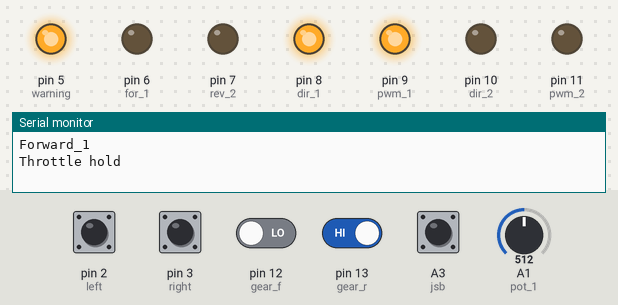
This sketch was run on a simulated Arduino Uno, built with avr-gcc and run on an emulated ATmega328P. Parts: output pins drawn as LEDs (lit = HIGH), the last lines printed to the serial monitor. The test bench sets the inputs (shaded band); at power-on: A3 (jsb), pin 2 (left), pin 3 (right), pin 13 (gear_r) HIGH, pin 12 (gear_f) LOW, A1 (pot_1) = 512. Pins used as bus, display or sensor lines are not drawn.

Above: at 1.8 s.
1.9 s: pin 2 (left) pulled LOW for 0.15 s
At 2.8 s:
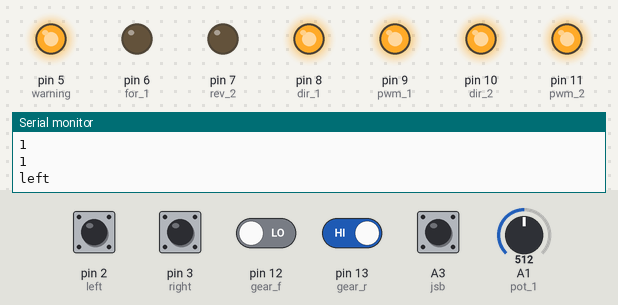
5.0 s: pin 3 (right) pulled LOW for 0.15 s
At 6.1 s:
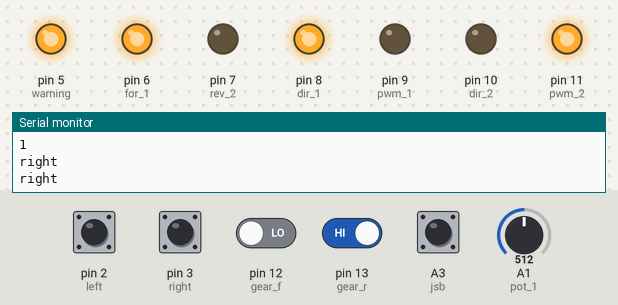
6.6 s: pin 12 (gear_f) driven HIGH
9.6 s: pin 13 (gear_r) driven LOW
At 10.8 s:
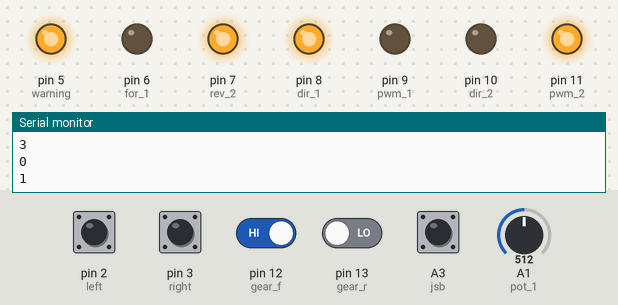
11.1 s: pin 2 (left) pulled LOW for 1 s
At 12.4 s:
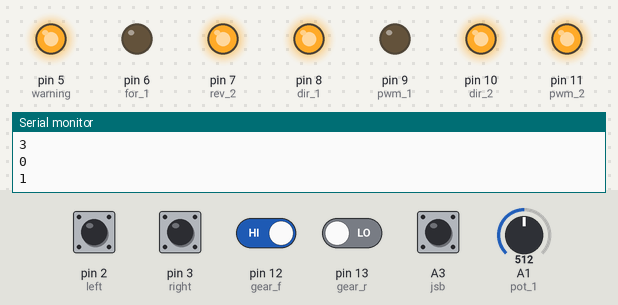
13.6 s: pin 3 (right) pulled LOW for 1 s
At 16.9 s:
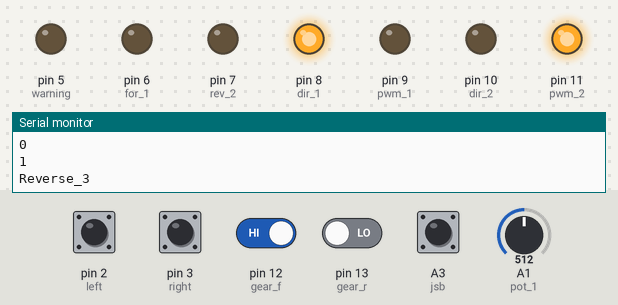
Timing chart, 0 to 18.4 s (numbered marks = the images above; inputs shaded):
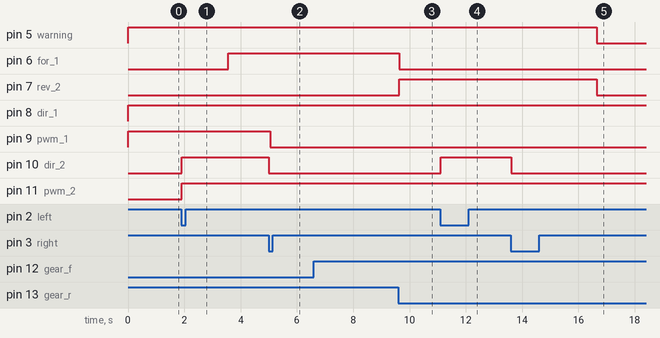

Measured:
- after the input at 1.9 s, pin 10 (dir_2), pin 11 (pwm_2): LOW → HIGH at once
- after the input at 5.0 s, pin 10 (dir_2): HIGH → LOW at once
- after the input at 9.6 s, pin 6 (for_1): HIGH → LOW after 0.03 s instead of 0.97 s; pin 7 (rev_2): LOW → HIGH at once; pin 9 (pwm_1): stays LOW (without the input it goes to HIGH after 0.97 s)
- after the input at 11.1 s, pin 10 (dir_2): LOW → HIGH at once
- after the input at 13.6 s, pin 10 (dir_2): HIGH → LOW at once

The sketch:

tettarella.ino
```cpp
//ughv

#define pot_1 A1
#define pot_2 A2
#define pot_3 A3
#define gear_f 12
#define gear_r 13
#define left 2
#define right 3
#define jsb A3


#define for_1 6
#define rev_2 7
#define dir_1 8
#define pwm_1 9
#define dir_2 10
#define pwm_2 11
#define warning 5
#define reset 4

int reading_3 = 0; //this is gear
int reading_4 = 0; //this is gear
int reading_5 = 0; //this is steer
int reading_6 = 0; //this is steer
int reading_7 = 0; //this is jsb

unsigned long start_gear = 0;
unsigned long stop_throttle = 0;
unsigned long start_gear_forward = 0;
unsigned long start_gear_reverse = 0;
unsigned long start_gear_f = 0;
unsigned long start_gear_r = 0;
unsigned long throttle_hold = 0;
unsigned long smonitor = 1000;

int forward = 1;
int neutral = 0;//this is gear remember
int reverse = 1;
int lastp012 = 1;
int reset_status = 0;
int throttle_hold_done = 0;
const long atwdelay1 = 3500; //start shifting
const long atwdelay2 = 7000; //delay for shifting stop & delay  for throttle &
const long serialdelay = 1000; //

void setup() {
    // define pin name
    digitalWrite(reset, HIGH);

pinMode(for_1, OUTPUT);
pinMode(rev_2, OUTPUT);
pinMode(dir_1, OUTPUT);
pinMode(dir_2, OUTPUT);
pinMode(pwm_1, OUTPUT);
pinMode(pwm_2, OUTPUT);
pinMode(warning, OUTPUT);
pinMode(reset, OUTPUT);
pinMode(pot_1,INPUT);
pinMode(pot_2,INPUT);
pinMode(gear_f,INPUT);
pinMode(gear_r,INPUT);
pinMode(left,INPUT);
pinMode(right,INPUT);
pinMode(jsb,INPUT_PULLUP);
Serial.begin(9600);
}
void loop()

{
unsigned long currentMillis = millis();

if (currentMillis>=serialdelay+smonitor)
{
  Serial.println(" ");
     Serial.println("test");
     //Serial.println("reset_status");
    Serial.println(reset_status);
    // Serial.println("forward");
    Serial.println(forward);
   // Serial.println("neutral");
    Serial.println(neutral);
    // Serial.println("reverse");
    Serial.println(reverse);
     //Serial.println("lastp012");
    Serial.println(lastp012);
       Serial.println(reading_4);

     Serial.println(reading_7);
    //delay(250);
    smonitor=currentMillis;
}

reading_3= digitalRead(gear_f); //First lets check if the engine is in Neutral before we start ;)
    reading_4= digitalRead(gear_r);
    if (((reading_3!=HIGH)||(reading_4!=HIGH))&&(reset_status==0))
    {
      digitalWrite(warning, HIGH);
      analogWrite(dir_1, 255); //go to lowest throttle
      digitalWrite(pwm_1, HIGH);
      delay(1000);
      digitalWrite(reset, LOW);
    }
    if ((reading_3==HIGH)&&(reading_4==HIGH)&&(reset_status==0))
    {
      reset_status = 1;
      analogWrite(dir_1, 255); //go to lowest throttle
      digitalWrite(pwm_1, HIGH);
      delay(3000);
    }

//Throttle
    int reading_1 = 0;
    if ((forward==0)||(reverse==0)&&(throttle_hold_done==0)) //move when value <> and in gear
      {

        digitalWrite(warning, LOW);
      int output_1 = 0;
      for (int i=0;i<5;i++)reading_1+= analogRead(pot_1);
      reading_1/=5;
      output_1=reading_1>>2; //convert 10-bit to 8-bit
      analogWrite(dir_1,output_1);
      if ((output_1>=120) && (output_1<=140))
      {digitalWrite(pwm_1,LOW);}
      else {
      Serial.println("gas op die lollie");
      digitalWrite(pwm_1,HIGH);}
      }

   if (((neutral==2)||(neutral==3)||(neutral==4)||(neutral==5)||(forward==2)||(forward==3)||(reverse==2)||(reverse==3))&&(throttle_hold_done==0)) //auto throttle down when shifting gear
   {
  Serial.println("Throttle hold");
  digitalWrite(warning, HIGH);
   analogWrite(dir_1, 255); //go to lowest throttle
   digitalWrite(pwm_1, HIGH);
   throttle_hold = currentMillis;
   throttle_hold_done = 1;
       }

       if ((currentMillis >=  throttle_hold + atwdelay1+500) && ((neutral==2)||(neutral==3)||(neutral==4)||(neutral==5)||(forward==2)||(forward==3)||(reverse==2)||(reverse==3))&&(throttle_hold_done==1))
       {
          Serial.println("Throttle hold done");
  digitalWrite(warning, HIGH);
   analogWrite(dir_1, 255); //go to lowest throttle
   digitalWrite(pwm_1, LOW);
   throttle_hold_done = 2;

}

//Steering joystick
  //  int reading_2 = 0; //this is steering
  //  int output_2 = 0;
  //  for (int i=0;i<5;i++)reading_2+= analogRead(pot_2); reading_2/=5;
  //  output_2=reading_2>>2; //convert 10-bit to 8-bit
  //  analogWrite(dir_2,output_2);
  //  delay(30);
  //Serial.println("DIR_2");
  //Serial.println(output_2);
  //  if ((output_2>=120) && (output_2<=140))
  //  {digitalWrite(pwm_2,LOW);}
  //  else
  //  {
  //    digitalWrite(pwm_2,HIGH);
  //    Serial.println("steering");
  //  }

//Steering buttons
 reading_5= digitalRead(left);
    reading_6= digitalRead(right);

if ((reading_5== LOW) && (reading_6==LOW))
{
  digitalWrite(pwm_2, LOW);
}
if ((reading_5== LOW) && (reading_6==HIGH))
{
  digitalWrite(pwm_2, HIGH);
  digitalWrite(dir_2, HIGH);
  Serial.println("left");
}
if ((reading_5== HIGH) && (reading_6==LOW))
{
  digitalWrite(pwm_2, HIGH);
  digitalWrite(dir_2, LOW );
    Serial.println("right");
}

//Gears

    reading_3= digitalRead(gear_f);
    reading_4= digitalRead(gear_r);
    reading_7= digitalRead(jsb);
    delay(30);

  //Warning when set to neutral but not in gear to start from
   // if ((reading_3==HIGH)&&(reading_4==HIGH)&&((neutral==0)||(neutral==)
  //  {
   //   digitalWrite(warning, 1)
  //  }
  //  if ((reading_3==HIGH)&&(reading_4==HIGH)&&(neutral!=0)
  //  {
  //    digitalWrite(warning, 1)
   // }

    //all the way to forward
      if ((forward==1)&& (reading_3== LOW) && (reading_4==HIGH)&&(reading_7==HIGH))
      {Serial.println("Forward_1");
        forward = 2;
        neutral = 1;
        reverse = 1;
        reset_status = 1;
        digitalWrite(rev_2, LOW);

        start_gear_forward = currentMillis;
       }

       if (((currentMillis >=  start_gear_forward + atwdelay1)||((throttle_hold_done==2)&&(reading_7==HIGH))) && (forward == 2)&& (reading_3== LOW) && (reading_4==HIGH))
       {Serial.println("Forward_2");
           digitalWrite(for_1, HIGH);
        lastp012 = 3;
        forward = 3;
        neutral = 0;
        start_gear_forward = currentMillis;
          }

        if  ((currentMillis >=  start_gear_forward + atwdelay2) && (forward == 3))
          {Serial.println("Forward_3");
           digitalWrite(for_1, LOW);
            forward = 0;
                neutral = 1;
                reverse = 1;
                lastp012 = 2;
                throttle_hold_done = 0;
        }


    // all the way to reverse
      if ((reading_3==HIGH) && (reading_4==LOW) && (reverse==1)&&(reading_7==HIGH))
      {Serial.println("Reverse_1");
        forward = 1;
        neutral = 1;
        reverse = 2;
        reset_status = 1;
        digitalWrite(for_1, LOW);
        start_gear_reverse = currentMillis;
       }

               if (((currentMillis >=  start_gear_reverse + atwdelay1)||((throttle_hold_done==2)&&(reading_7==HIGH))) && (reverse == 2)&& (reading_3==HIGH) && (reading_4==LOW))
          {Serial.println("Reverse_2");
           digitalWrite(rev_2, HIGH);
           digitalWrite(for_1, LOW); //shut down other direction
       lastp012 = 3;
        neutral = 0;
        reverse = 3;
        start_gear_reverse = currentMillis;
          }

        if  ((currentMillis >=  start_gear_reverse + atwdelay2) && (reverse == 3))
          {Serial.println("Reverse_3");
           digitalWrite(rev_2, LOW);
            forward = 1;
        neutral = 1;
        reverse = 0;
        lastp012 = 0;
        throttle_hold_done = 0;
                                             }

  //Neutral

  //Neutral from forward
      if ((reading_3== HIGH)&&(reading_7==HIGH) && (reading_4==HIGH) && (neutral==1) && ((forward==0)||(lastp012 == 2)))
      {Serial.println("Neutral from forward_1");
         forward = 1;
        neutral = 2;
        reverse = 1;
        start_gear_f = currentMillis;
       }

               if (((currentMillis >=  start_gear_f + atwdelay1)||((throttle_hold_done==2)&&(reading_7==HIGH))) && (neutral == 2) && (reading_3== HIGH) && (reading_4==HIGH))
          {Serial.println("Neutral from forward_2");
           digitalWrite(rev_2, HIGH);
                      digitalWrite(for_1, LOW); //shut down other direction
        lastp012 = 3;
         neutral = 3;
        start_gear_f = currentMillis;
          }

        if  ((currentMillis >=  start_gear_f + atwdelay1) && (neutral == 3)&& (reading_3== HIGH) && (reading_4==HIGH))
          {Serial.println("Neutral from forward_3");
           digitalWrite(rev_2, LOW);
            forward = 1;
        neutral = 0;
        reverse = 1;
        lastp012 = 1;
       }

      // Neutral from reverse
       if ((reading_3== HIGH) && (reading_4==HIGH) && (neutral==1)&&(reading_7==HIGH) && ((lastp012 == 0)||reverse==0))
      {Serial.println("Neutral from reverse_1");
         forward = 1;
        neutral = 4;
        reverse = 1;

        start_gear_r = currentMillis;
       }

               if (((currentMillis >=  start_gear_r + atwdelay1)||((throttle_hold_done==2)&&(reading_7==HIGH))) && (neutral == 4) && (reading_3== HIGH) && (reading_4==HIGH))
          {Serial.println("Neutral from reverse_2");
           digitalWrite(for_1, HIGH);
                      digitalWrite(rev_2, LOW); //shut down other direction

        neutral = 5;
        lastp012 = 3;
        start_gear_r = currentMillis;
          }

        if  ((currentMillis >=  start_gear_r + atwdelay1) && (neutral == 5)&& (reading_3== HIGH) && (reading_4==HIGH))
          {Serial.println("Neutral from reverse_3");
           digitalWrite(for_1, LOW);
            forward = 1;
        neutral = 0;
        reverse = 1;
        lastp012 = 1;
       }

       //stay in neutral
       if ((reading_3== HIGH) && (reading_4==HIGH) && (neutral==1)&&(lastp012==1) && (((forward==1)&&(reverse==2))||((forward==2)&&(reverse==1))))
 {
  forward = 1;
  neutral = 0;
        reverse = 1;

    }
    }
```
